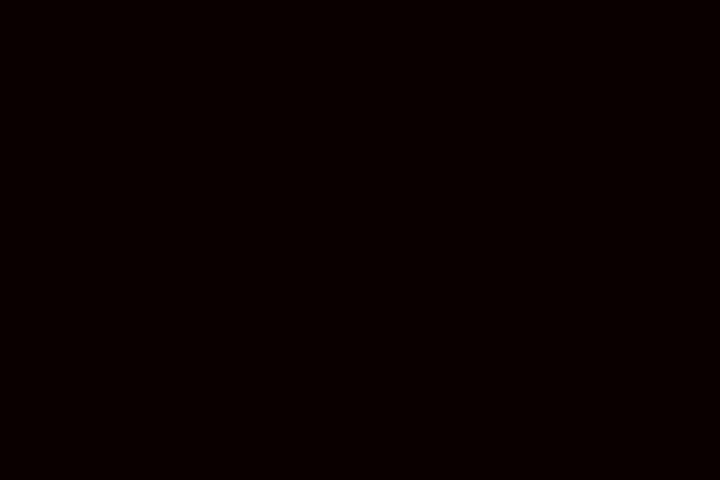
Frame 1 (no input)
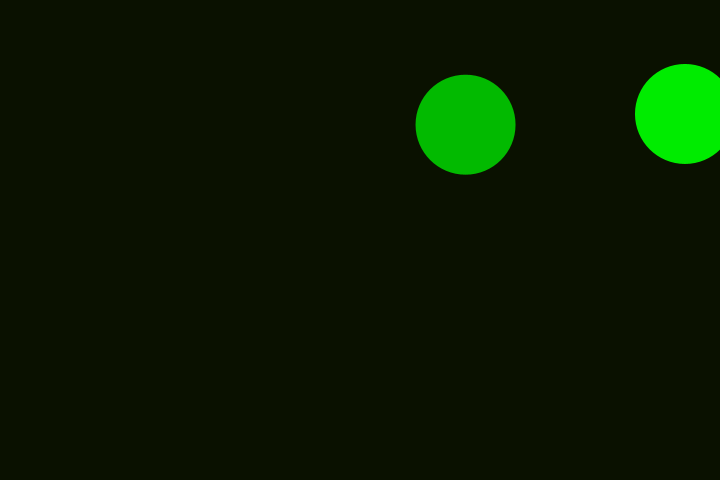
Frame 60 (the mouse pressed at the canvas centre just before this capture)
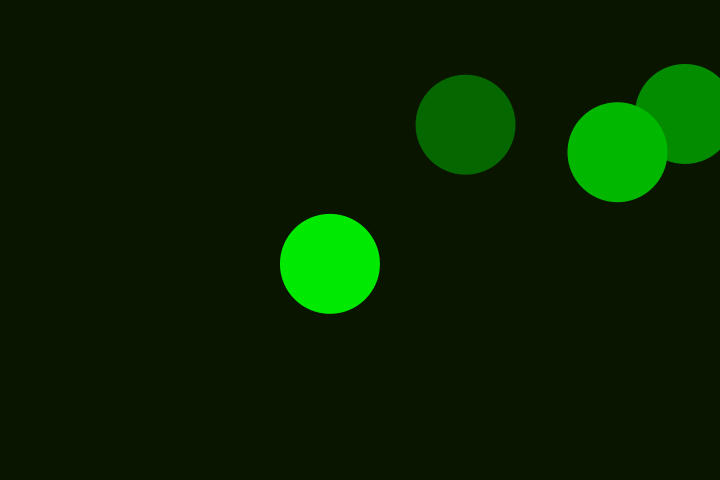
Frame 120 (the mouse held since frame 60 and released just before this capture)

The Processing sketch that drew these frames (run headless with seeded random() and noise(); from frame 60 on, the mouse is pressed at the canvas centre):

// Processing sketch: pattern49
// ── pattern49.pde
int bpm = 127;  // BPM
float beatDuration;  
float lastBeatTime; 
float colorChangeSpeed = 0.2;  
float ellipseSize = 100;  

ArrayList<Ellipse> ellipses;  

void setup() {
  size(720, 480);
  beatDuration = 60000.0 / bpm;  // Calculate the duration of one beat in milliseconds
  lastBeatTime = millis();
  ellipses = new ArrayList<Ellipse>();
}

void draw() {
  // Calculate a varying shade of green based on the current beat time
   int greenShade = (int) map(millis() - lastBeatTime, 0, beatDuration, 0, 255);
  greenShade = (int) (greenShade * colorChangeSpeed);  // Apply the color change speed
  background(10, greenShade, 0);

  // Check if it's time for a new beat
  if (millis() - lastBeatTime >= beatDuration) {
    // Create a new ellipse and add it to the array
    float x = random(width);
    float y = random(height);
    Ellipse newEllipse = new Ellipse(x, y, ellipseSize);
    ellipses.add(newEllipse);

    // Update the last beat time
    lastBeatTime = millis();
  }

  // Display and update each ellipse
  for (int i = ellipses.size() - 1; i >= 0; i--) {
    Ellipse e = ellipses.get(i);
    e.display();
    e.update();

    // Remove ellipses that have exceeded their lifetime
    if (e.isFinished()) {
      ellipses.remove(i);
    }
  }
}

class Ellipse {
  float x, y;  // Position
  float size;  // Size
  float alpha;  // Transparency
  float lifespan;  // How long the ellipse stays visible

  Ellipse(float x, float y, float size) {
    this.x = x;
    this.y = y;
    this.size = size;
    this.alpha = 255;  // Fully opaque initially
    this.lifespan = 2000;  // Ellipse visibility duration in milliseconds (2 seconds)
  }

  void display() {
    noStroke();
    fill(0, alpha, 0, alpha);
    ellipse(x, y, size, size);
  }

  void update() {
    alpha -= 1;  // Reduce alpha (fade out effect)
  }

  boolean isFinished() {
    return alpha <= 0;  // Check if ellipse is fully faded out
  }
}
